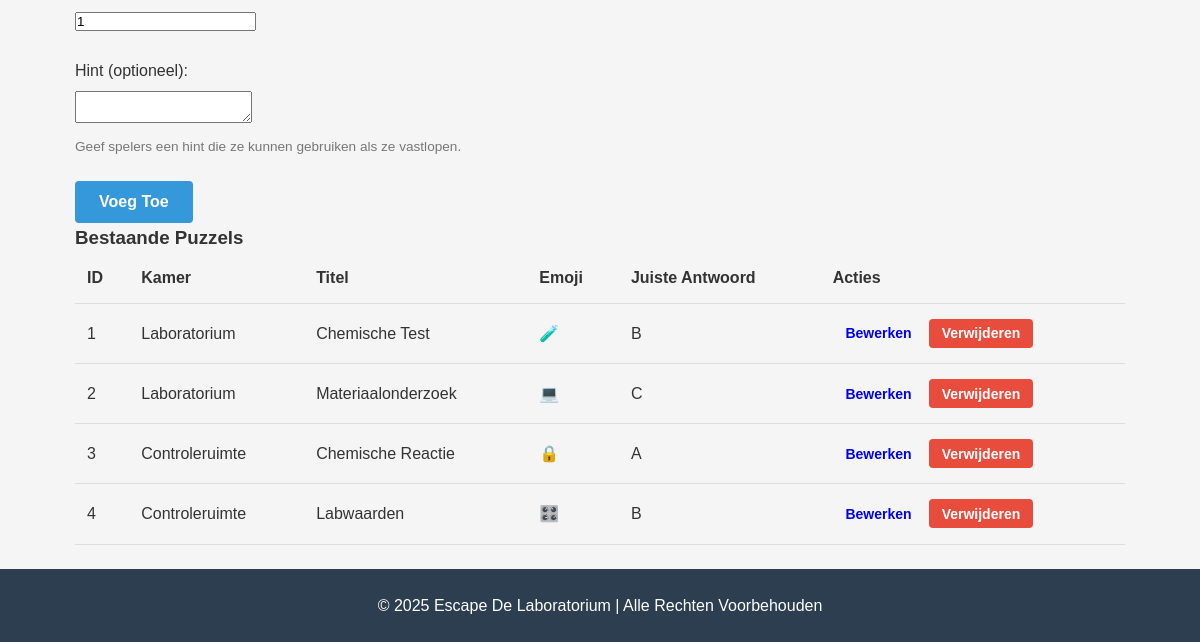
The app's page /admin/puzzles.php (signed in, lower part), older data.
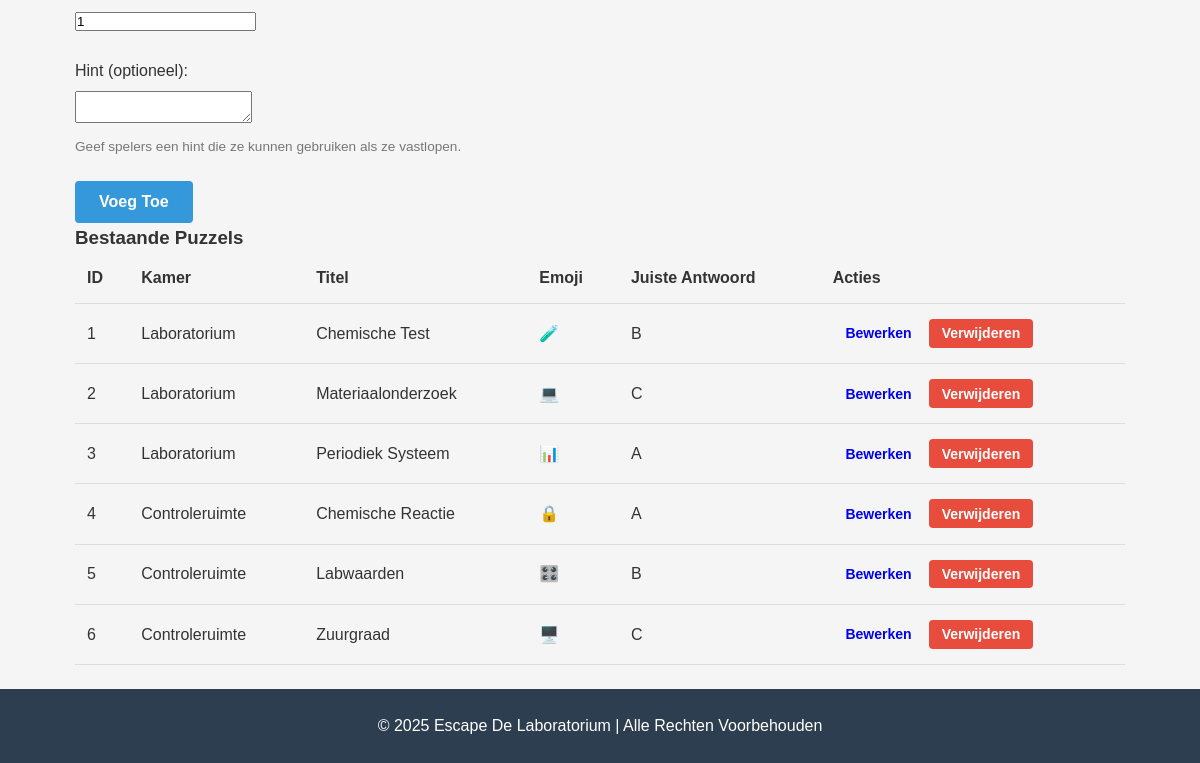
The same page, newer data.
### tables this page shows
CREATE TABLE `puzzles` (
  `id` int(11) NOT NULL,
  `room_id` int(11) NOT NULL,
  `title` varchar(255) NOT NULL,
  `description` text NOT NULL,
  `emoji` varchar(10) NOT NULL,
  `position_top` int(11) NOT NULL,
  `position_left` int(11) NOT NULL,
  `options` text NOT NULL,
  `correct_answer` varchar(20) NOT NULL,
  `max_attempts` int(11) DEFAULT 2,
  `order_num` int(11) NOT NULL DEFAULT 1,
  `hint` text DEFAULT NULL
);

CREATE TABLE `rooms` (
  `id` int(11) NOT NULL,
  `name` varchar(100) NOT NULL,
  `description` text NOT NULL,
  `room_style` varchar(20) NOT NULL,
  `order_num` int(11) NOT NULL DEFAULT 1
);

### admin/puzzles.php (the view, shortened to what this page needs)
<?php
$db = connectDb();
$formAction = 'add';
$puzzleOrderNum = 1;
$puzzleHint = '';
$stmt = $db->query("
    SELECT p.*, r.name as room_name
    FROM puzzles p
    JOIN rooms r ON p.room_id = r.id
    ORDER BY r.order_num ASC, p.order_num ASC
");
$puzzles = $stmt->fetchAll();
?>
<!DOCTYPE html>
<html lang="nl">
<head>
    <link rel="stylesheet" href="../assets/css/style.css">
</head>
<body>
    <main class="container">
        <form method="post">
            <div class="form-row">
                <div class="form-group">
                    <input type="number" id="order_num" name="order_num" value="<?= $puzzleOrderNum ?>" min="1" required>
                </div>
            </div>
            <div class="form-group">
                <label for="hint">Hint (optioneel):</label>
                <textarea id="hint" name="hint" rows="2"><?= htmlspecialchars($puzzleHint ?? '') ?></textarea>
                <small>Geef spelers een hint die ze kunnen gebruiken als ze vastlopen.</small>
            </div>
            <div class="form-actions">
                <button type="submit" name="<?= $formAction === 'edit' ? 'edit_puzzle' : 'add_puzzle' ?>" class="btn btn-primary">
                    <?= $formAction === 'edit' ? 'Bijwerken' : 'Voeg Toe' ?>
                </button>
            </div>
        </form>
        <h3>Bestaande Puzzels</h3>
        <div class="table-responsive">
            <table>
                <thead>
                    <tr>
                        <th>ID</th>
                        <th>Kamer</th>
                        <th>Titel</th>
                        <th>Emoji</th>
                        <th>Juiste Antwoord</th>
                        <th>Acties</th>
                    </tr>
                </thead>
                <tbody>
                    <?php if (empty($puzzles)): ?>
                        <tr>
                            <td colspan="6" class="text-center">Geen puzzels gevonden.</td>
                        </tr>
                    <?php else: ?>
                        <?php foreach ($puzzles as $puzzle): ?>
                            <tr>
                                <td><?= $puzzle['id'] ?></td>
                                <td><?= htmlspecialchars($puzzle['room_name']) ?></td>
                                <td><?= htmlspecialchars($puzzle['title']) ?></td>
                                <td class="text-center"><?= $puzzle['emoji'] ?></td>
                                <td><?= $puzzle['correct_answer'] ?></td>
                                <td>
                                    <a href="puzzles.php?action=edit&id=<?= $puzzle['id'] ?>" class="btn btn-sm btn-info">Bewerken</a>
                                    <form method="post" style="display: inline-block;" onsubmit="return confirm('Weet je zeker dat je deze puzzel wilt verwijderen?');">
                                        <button type="submit" name="delete_puzzle" class="btn btn-sm btn-danger">Verwijderen</button>
                                    </form>
                                </td>
                            </tr>
                        <?php endforeach; ?>
                    <?php endif; ?>
                </tbody>
            </table>
        </div>
    </main>
    <footer>
        <div class="container">
            <p>&copy; <?= date('Y') ?> <?= SITE_NAME ?> | Alle Rechten Voorbehouden</p>
        </div>
    </footer>
</body>
</html>

### assets/css/style.css (style rules this page uses)
:root { --primary-color: #4a7c59; --secondary-color: #39a0ed; --dark-color: #333; --light-color: #f4f4f4; --danger-color: #dc3545; --success-color: #28a745; }
* { margin: 0; padding: 0; box-sizing: border-box; }
body { font-family: 'Arial', sans-serif; line-height: 1.6; margin: 0; padding: 0; background-color: #f5f5f5; color: #333; }
.container { width: 90%; max-width: 1200px; margin: 0 auto; padding: 0 15px; }
main { padding: 2rem 0; }
.form-group { margin-bottom: 1.5rem; }
label { display: block; margin-bottom: 0.5rem; font-weight: 500; }
small { display: block; color: #777; font-size: 0.85rem; margin-top: 0.3rem; }
.btn { display: inline-block; padding: 0.75rem 1.5rem; font-size: 1rem; text-align: center; border: none; border-radius: 4px; cursor: pointer; text-decoration: none; transition: background-color 0.3s, transform 0.1s; font-weight: bold; }
.btn-primary { background-color: #3498db; color: #fff; margin-right: 0.5rem; }
.btn-danger { background-color: #e74c3c; color: #fff; }
.btn-sm { padding: 0.4rem 0.8rem; font-size: 0.875rem; }
.table-responsive { overflow-x: auto; }
table { width: 100%; border-collapse: collapse; margin-bottom: 1.5rem; }
table th, table td { padding: 0.75rem; text-align: left; border-bottom: 1px solid #ddd; }
table th { background-color: #f5f5f5; font-weight: bold; }
footer { background-color: #2c3e50; color: #fff; padding: 1.5rem 0; text-align: center; }
footer p { margin: 0; }

Row changes from the older to the newer data that the page shows:
changed puzzles id 3: room.name "Controleruimte" → "Laboratorium"; title "Chemische Reactie" → "Periodiek Systeem"; emoji "🔒" → "📊"
changed puzzles id 4: title "Labwaarden" → "Chemische Reactie"; emoji "🎛️" → "🔒"; correct_answer "B" → "A"
added puzzles: id "5", room.name "Controleruimte", title "Labwaarden", emoji "🎛️", correct_answer "B"
added puzzles: id "6", room.name "Controleruimte", title "Zuurgraad", emoji "🖥️", correct_answer "C"
